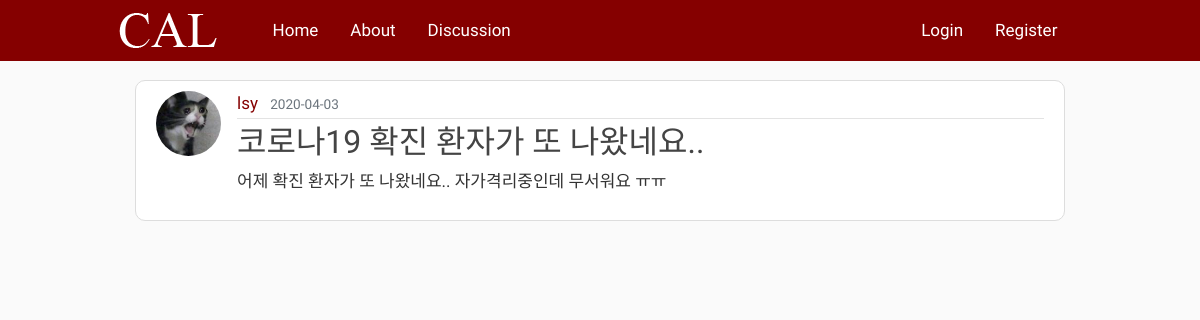
/post/1, run on the app's committed database.
### flaskblog/models.py (models this page shows, shortened)
class User(db.Model, UserMixin):
    id = db.Column(db.Integer, primary_key=True)
    username = db.Column(db.String(20), unique=True, nullable=False)
    email = db.Column(db.String(120), unique=True, nullable=False)
    image_file = db.Column(db.String(20), nullable=False, default='default.jpg')
    password = db.Column(db.String(60), nullable=False)
    posts = db.relationship('Post', backref='author', lazy=True)

class Post(db.Model):
    id = db.Column(db.Integer, primary_key=True)
    title = db.Column(db.String(100), nullable=False)
    date_posted = db.Column(db.DateTime, nullable=False, default=datetime.utcnow())
    content = db.Column(db.Text, nullable=False)
    user_id = db.Column(db.Integer, db.ForeignKey('user.id'), nullable=False)

### flaskblog/routes.py (the view)
@app.route("/post/<int:post_id>")
def post(post_id):
    post = Post.query.get_or_404(post_id)
    return render_template('post.html', title=post.title, post=post)

### flaskblog/templates/post.html (shortened to what this page needs)
{% extends "layout.html" %}
{% block content %}
    <article class="media content-section">
        <img class="rounded-circle article-img" src="{{ url_for('static', filename='profile_pics/' + post.author.image_file) }}">
        <div class="media-body">
            <div class="article-metadata">
                <a class="mr-2" href="#">{{ post.author.username }}</a>
                <small class="text-muted">{{ post.date_posted.strftime('%Y-%m-%d') }}</small>
            </div>
            <h2 class="article-title">{{ post.title }}</h2>
            <p class="article-content">{{ post.content }}</p>
        </div>
    </article>
{% endblock content %}

### flaskblog/static/main.css (style rules this page uses)
body { background: #fafafa; color: #333333; margin-top: 5rem; }
h1, h2, h3, h4, h5, h6 { color: #444444; }
.content-section { background: #ffffff; padding: 10px 20px; border: 1px solid #dddddd; border-radius: 3px; margin-bottom: 20px; }
.article-title { color: #444444; }
.article-content { white-space: pre-line; }
.article-img { height: 65px; width: 65px; margin-right: 16px; }
.article-metadata { padding-bottom: 1px; margin-bottom: 4px; border-bottom: 1px solid #e3e3e3 }

### flaskblog/templates/layout.html (style rules this page uses)
body { font-family: 'Nanum Gothic'; font-size: 17px; }
.article-metadata a { color: rgb(133, 0, 0); }
article.media.content-section { border-radius: 10px; }

### data on the page
User: image_file (picture), author.username "lsy"
Post: date_posted "2020-04-03", title "코로나19 확진 환자가 또 나왔네요..", content "어제 확진 환자가 또 나왔네요.. 자가격리중인데 무서워요 ㅠㅠ"
